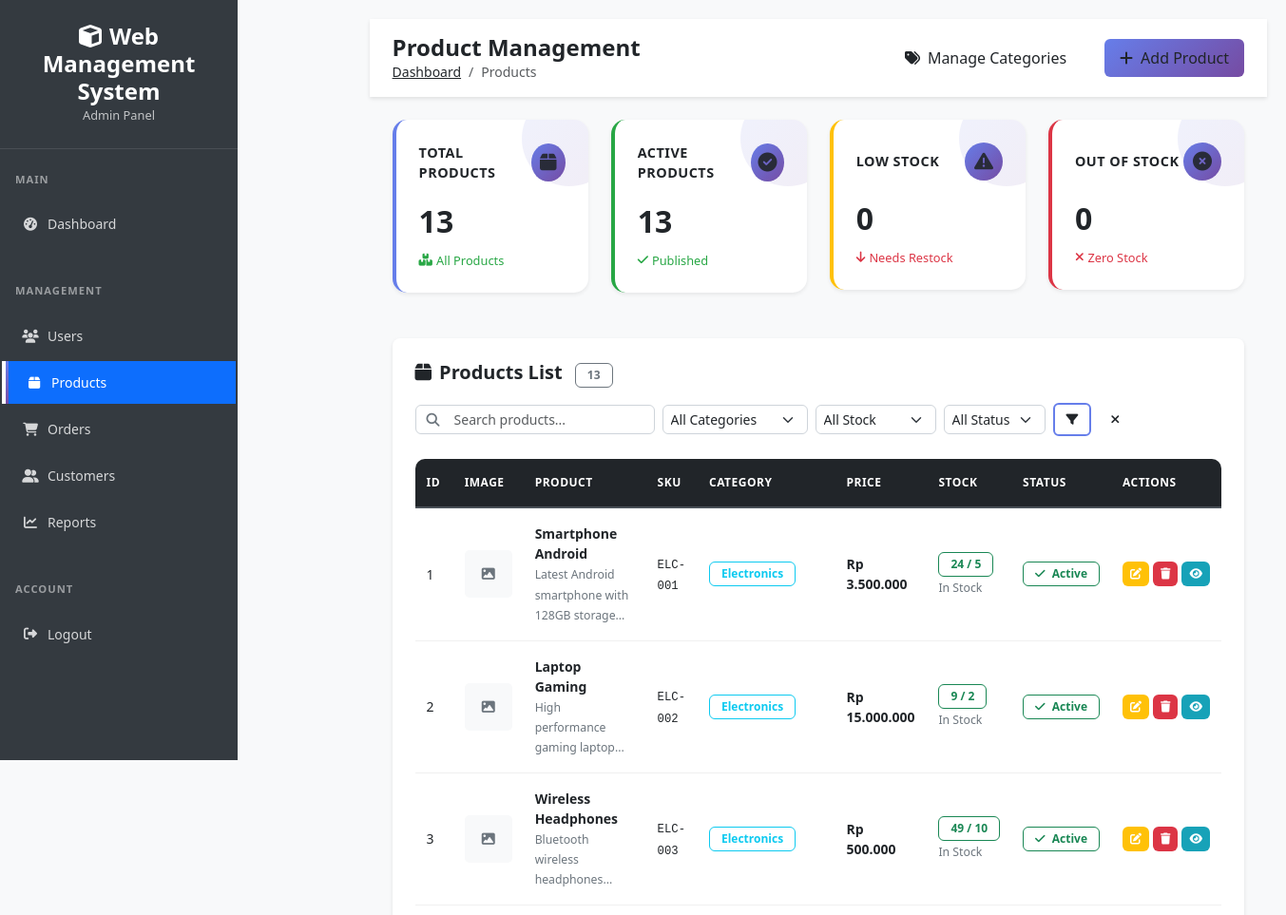
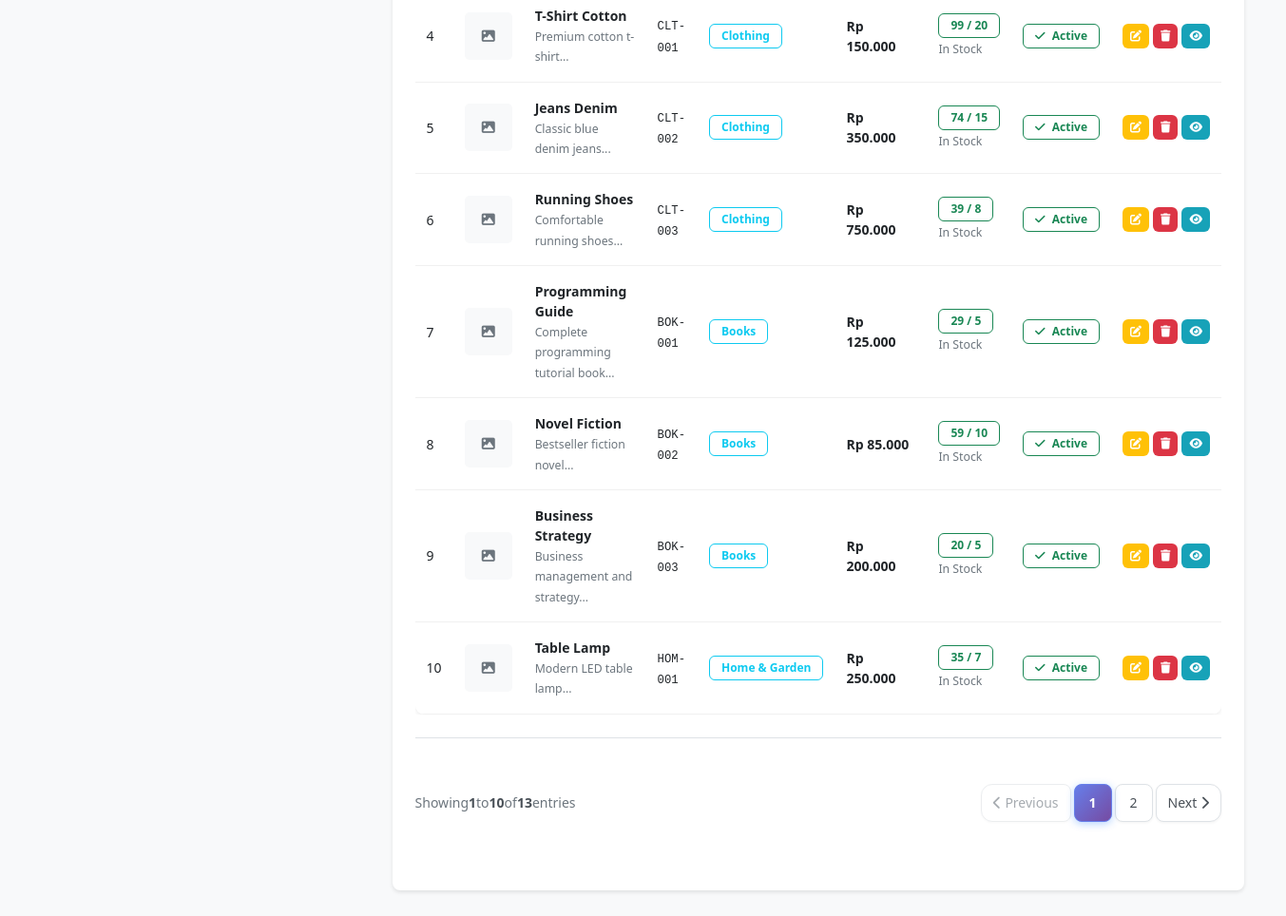
The page /admin/products/index.php (signed in) on the database its author committed (2 pictures, top to bottom).
### tables this page shows
CREATE TABLE `products` (
  `id` int(11) NOT NULL,
  `category_id` int(11) NOT NULL,
  `supplier_id` int(11) DEFAULT NULL,
  `name` varchar(200) NOT NULL,
  `description` text DEFAULT NULL,
  `price` decimal(10,2) NOT NULL DEFAULT 0.00,
  `stock` int(11) DEFAULT 0,
  `min_stock` int(11) DEFAULT 0,
  `sku` varchar(50) DEFAULT NULL,
  `image` varchar(255) DEFAULT NULL,
  `is_active` tinyint(1) DEFAULT 1,
  `created_at` timestamp NOT NULL DEFAULT current_timestamp(),
  `updated_at` timestamp NOT NULL DEFAULT current_timestamp() ON UPDATE current_timestamp()
);

CREATE TABLE `categories` (
  `id` int(11) NOT NULL,
  `name` varchar(100) NOT NULL,
  `description` text DEFAULT NULL,
  `is_active` tinyint(1) DEFAULT 1,
  `created_at` timestamp NOT NULL DEFAULT current_timestamp()
);

### admin/products/index.php (the view, shortened to what the rows shown need)
<?php
require_once '../../includes/functions.php';
$search = $_GET['search'] ?? '';
$category_filter = $_GET['category'] ?? '';
$status_filter = $_GET['status'] ?? '';
$stock_filter = $_GET['stock'] ?? '';
$page = max(1, (int)($_GET['page'] ?? 1));
$per_page = RECORDS_PER_PAGE;
$where_conditions = [];
$params = [];
$where_clause = !empty($where_conditions) ? 'WHERE ' . implode(' AND ', $where_conditions) : '';
$offset = ($page - 1) * $per_page;
$sql = "SELECT p.*, c.name as category_name, s.name as supplier_name
        FROM products p
        LEFT JOIN categories c ON p.category_id = c.id
        LEFT JOIN suppliers s ON p.supplier_id = s.id
        $where_clause
        ORDER BY p.created_at DESC
        LIMIT $per_page OFFSET $offset";
$products = getRecords($sql, $params);
?>
<!DOCTYPE html>
<html lang="en">
<head>
    <?php
    include '../../includes/header.php';
    ?>
</head>
<body class="admin-body">
    <div class="admin-container">
        <main class="admin-content">
            <header class="admin-header">
                <div class="header-left">
                    <h1>Product Management</h1>
                </div>
            </header>
            <div class="admin-main">
                <div class="admin-table-container">
                    <div class="table-responsive">
                        <table class="table admin-table" id="productsTable">
                            <thead>
                                <tr>
                                    <th>ID</th>
                                    <th>Image</th>
                                    <th>Product</th>
                                    <th>SKU</th>
                                    <th>Category</th>
                                    <th>Price</th>
                                    <th>Stock</th>
                                    <th>Status</th>
                                    <th>Actions</th>
                                </tr>
                            </thead>
                            <tbody>
                                <?php if (empty($products)): ?>
                                    <tr>
                                        <td colspan="9" class="text-center py-4">
                                            <div class="admin-empty-state">
                                                <i class="fas fa-box empty-icon"></i>
                                                <div class="empty-title">No Products Found</div>
                                                <div class="empty-description">
                                                    <?php if (!empty($search) || !empty($category_filter) || !empty($status_filter) || !empty($stock_filter)): ?>
                                                        Try adjusting your search criteria or filters.
                                                    <?php else: ?>
                                                        Start by adding your first product.
                                                    <?php endif; ?>
                                                </div>
                                                <a href="add.php" class="btn btn-primary mt-3">
                                                    <i class="fas fa-plus me-2"></i>Add Product
                                                </a>
                                            </div>
                                        </td>
                                    </tr>
                                <?php else: ?>
                                    <?php foreach ($products as $product): ?>
                                        <?php
                                        $stock_status = 'success';
                                        $stock_text = 'In Stock';
                                        ?>
                                        <tr>
                                            <td><?= $product['id'] ?></td>
                                            <td>
                                                <?php if ($product['image']): ?>
                                                    <img src="<?= ASSETS_URL ?>/uploads/<?= htmlspecialchars($product['image']) ?>"
                                                         alt="<?= htmlspecialchars($product['name']) ?>"
                                                         class="product-thumbnail"
                                                         style="width: 50px; height: 50px; object-fit: cover; border-radius: 5px;">
                                                <?php else: ?>
                                                    <div class="product-thumbnail bg-light d-flex align-items-center justify-content-center"
                                                         style="width: 50px; height: 50px; border-radius: 5px;">
                                                        <i class="fas fa-image text-muted"></i>
                                                    </div>
                                                <?php endif; ?>
                                            </td>
                                            <td>
                                                <div>
                                                    <strong><?= htmlspecialchars($product['name']) ?></strong>
                                                    <?php if ($product['description']): ?>
                                                        <br><small class="text-muted"><?= htmlspecialchars(substr($product['description'], 0, 50)) ?>...</small>
                                                    <?php endif; ?>
                                                </div>
                                            </td>
                                            <td>
                                                <code><?= htmlspecialchars($product['sku'] ?: '-') ?></code>
                                            </td>
                                            <td>
                                                <span class="badge bg-info">
                                                    <?= htmlspecialchars($product['category_name'] ?: 'No Category') ?>
                                                </span>
                                            </td>
                                            <td>
                                                <strong><?= formatCurrency($product['price']) ?></strong>
                                            </td>
                                            <td>
                                                <span class="badge bg-<?= $stock_status ?>">
                                                    <?= number_format($product['stock']) ?>
                                                    <?php if ($product['min_stock'] > 0): ?>
                                                        / <?= number_format($product['min_stock']) ?>
                                                    <?php endif; ?>
                                                </span>
                                                <br><small class="text-muted"><?= $stock_text ?></small>
                                            </td>
                                            <td>
                                                <span class="badge <?= $product['is_active'] ? 'bg-success' : 'bg-danger' ?>">
                                                    <i class="fas fa-<?= $product['is_active'] ? 'check' : 'times' ?> me-1"></i>
                                                    <?= $product['is_active'] ? 'Active' : 'Inactive' ?>
                                                </span>
                                            </td>
                                            <td>
                                                <div class="table-actions">
                                                    <a href="edit.php?id=<?= $product['id'] ?>"
                                                       class="btn btn-sm btn-action edit"
                                                       title="Edit Product">
                                                        <i class="fas fa-edit"></i>
                                                    </a>
                                                    <button type="button"
                                                            class="btn btn-sm btn-action delete"
                                                            title="Delete Product"
                                                            onclick="confirmDelete(<?= $product['id'] ?>, '<?= htmlspecialchars($product['name']) ?>')">
                                                        <i class="fas fa-trash"></i>
                                                    </button>
                                                    <button type="button"
                                                            class="btn btn-sm btn-action view"
                                                            title="View Details"
                                                            onclick="viewProduct(<?= $product['id'] ?>)">
                                                        <i class="fas fa-eye"></i>
                                                    </button>
                                                </div>
                                            </td>
                                        </tr>
                                    <?php endforeach; ?>
                                <?php endif; ?>
                            </tbody>
                        </table>
                    </div>
                </div>
            </div>
        </main>
    </div>
</body>
</html>

### rows shown on the page
products: id "1", name "Smartphone Android", description "Latest Android smartphone with 128GB storage", sku "ELC-001", category.name "Electronics", price "Rp 3.500.000", stock "24", min_stock "5", stock_text "In Stock", is_active 1 (drawn)
products: id "2", name "Laptop Gaming", description "High performance gaming laptop", sku "ELC-002", category.name "Electronics", price "Rp 15.000.000", stock "9", min_stock "2", stock_text "In Stock", is_active 1 (drawn)
products: id "3", name "Wireless Headphones", description "Bluetooth wireless headphones", sku "ELC-003", category.name "Electronics", price "Rp 500.000", stock "49", min_stock "10", stock_text "In Stock", is_active 1 (drawn)
products: id "4", name "T-Shirt Cotton", description "Premium cotton t-shirt", sku "CLT-001", category.name "Clothing", price "Rp 150.000", stock "99", min_stock "20", stock_text "In Stock", is_active 1 (drawn)
products: id "5", name "Jeans Denim", description "Classic blue denim jeans", sku "CLT-002", category.name "Clothing", price "Rp 350.000", stock "74", min_stock "15", stock_text "In Stock", is_active 1 (drawn)
products: id "6", name "Running Shoes", description "Comfortable running shoes", sku "CLT-003", category.name "Clothing", price "Rp 750.000", stock "39", min_stock "8", stock_text "In Stock", is_active 1 (drawn)
products: id "7", name "Programming Guide", description "Complete programming tutorial book", sku "BOK-001", category.name "Books", price "Rp 125.000", stock "29", min_stock "5", stock_text "In Stock", is_active 1 (drawn)
products: id "8", name "Novel Fiction", description "Bestseller fiction novel", sku "BOK-002", category.name "Books", price "Rp 85.000", stock "59", min_stock "10", stock_text "In Stock", is_active 1 (drawn)
products: id "9", name "Business Strategy", description "Business management and strategy", sku "BOK-003", category.name "Books", price "Rp 200.000", stock "20", min_stock "5", stock_text "In Stock", is_active 1 (drawn)
products: id "10", name "Table Lamp", description "Modern LED table lamp", sku "HOM-001", category.name "Home & Garden", price "Rp 250.000", stock "35", min_stock "7", stock_text "In Stock", is_active 1 (drawn)

### other values the page prints
APP_NAME "Web Management System"
$product_stats['total_products'] "13"
$product_stats['active_products'] "13"
$product_stats['low_stock'] "0"
$product_stats['out_of_stock'] "0"
$total_records "13"
min($page * $per_page, $total_records) "10"
